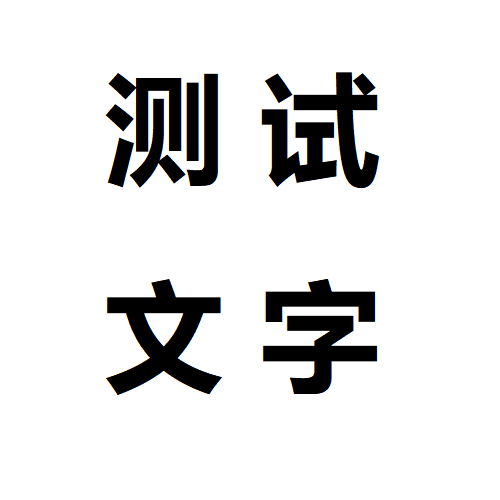
#> input picture pic.png, 500 x 500 px
$ python ImageReader.py pic.png
#> lines starting #> are read from the running program, lines starting #| are printed output that depends on the picture
import argparse
import os

import cv2 as cv
import numpy as np

__author__ = "vbcpascal"
__version__ = "1.0"

# modes of handling pinctures
MODE_NONE = 0
MODE_CONTOURS = 1
MODE_GRAY = 2


class ImageReader:
    def __init__(self, filename, work_size=1800):
        self.__work_size = work_size
        self.__mode = MODE_NONE
        self.__gray_image = self.__read_cvt_pic(filename)

    def __read_cvt_pic(self, filename):
#> called with filename = 'pic.png'
        print('Load image file:', filename)
        img = cv.imread(filename)
#> img is the input picture: shape (500, 500, 3); mean B, G, R 227.4, 227.4, 227.4
        img = cv.cvtColor(img, cv.COLOR_RGB2GRAY)
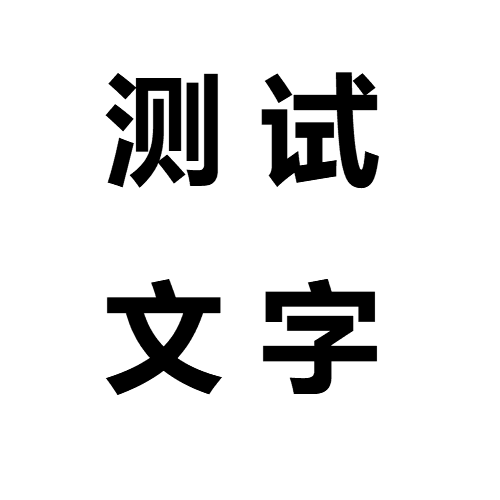
#> img: shape (500, 500); min 0, max 255, mean 227.4
        img = cv.resize(img, (self.__work_size, self.__work_size))
#> img: shape (1800, 1800)
        return img

    def set_mode(self, mode):
        self.__mode = mode
        self.__init_mode()

    def get_mode(self):
        return self.__mode

    def __init_mode(self):
        if self.__mode == MODE_NONE:
            pass
        elif self.__mode == MODE_CONTOURS:
            self.__contours, _ = self.__gen_contours()
        elif self.__mode == MODE_GRAY:
            self.__floyd_image = self.__gen_floyd()

    def __gen_contours(self):
        _, thresh = cv.threshold(self.__gray_image, 127, 255, 0)
        contours, hierarchy = cv.findContours(
            thresh, cv.RETR_TREE, cv.CHAIN_APPROX_SIMPLE)
        return contours[1:], hierarchy

    def get_contours(self):
        if self.__mode != MODE_CONTOURS:
            raise('The mode should be MODE_CONTOURS to get contours.')
        return self.__contours

    def __gen_floyd(self):
        floyd_image = self.__gray_image.copy()
        for x in range(self.__work_size):
            for y in range(self.__work_size):
                old_pixel = self.__gray_image[x][y]
                new_pixel = 255 if old_pixel > 128 else 0
                floyd_image[x][y] = new_pixel
                quant_error = old_pixel - new_pixel
                try:
                    floyd_image[x][y + 1] += quant_error * 7.0 / 16
                    floyd_image[x + 1][y] += quant_error * 5.0 / 16
                    floyd_image[x + 1][y + 1] += quant_error * 1.0 / 16
                    floyd_image[x + 1][y - 1] += quant_error * 3.0 / 16
                except:
                    pass
        return floyd_image

    def get_floyd(self):
        if self.__mode != MODE_GRAY:
            raise('The mode should be MODE_GRAY to get floyd.')
        return self.__floyd_image

    def test_draw_contours(self):
        if self.__mode != MODE_CONTOURS:
            raise('The mode should be MODE_CONTOURS to draw contours.')
        height, width = self.__gray_image.shape
        contours_img = np.zeros((height, width), np.uint8)
        cv.drawContours(contours_img, self.__contours, -1, (255, 255, 255), 3)
        self.__show_img(contours_img, 'Contours')
        return

    def __show_img(self, img, title='Image'):
#> called with title = 'Contours'
        img = cv.resize(img, (700, 700))
        cv.imshow(title, img)
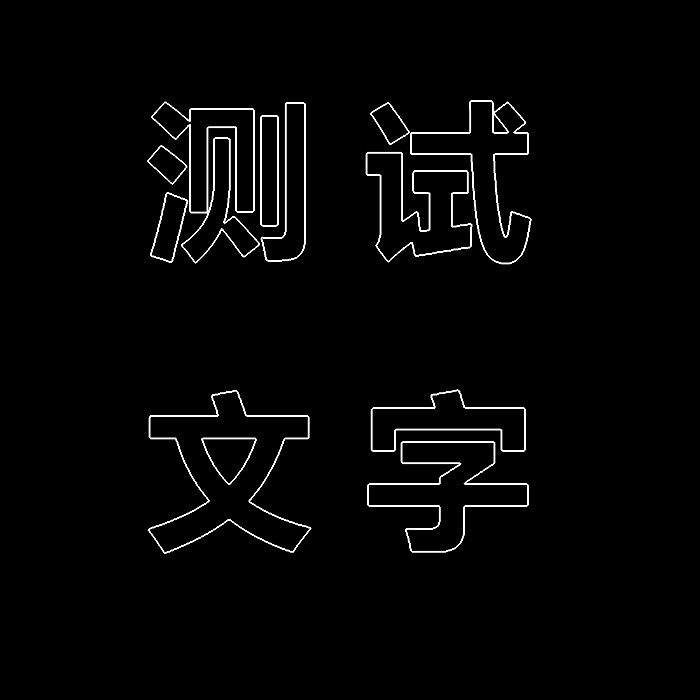
#> window 'Contours': shape (700, 700); min 0, max 255, mean 5.3
        cv.waitKey(0)
        cv.destroyAllWindows()
        return


if __name__ == "__main__":
    parser = argparse.ArgumentParser(
        description='Read pictures and show contours.')
    parser.add_argument('file', metavar='file',
                        type=str, help='File name to read.')
    args = parser.parse_args()

    imr = ImageReader(args.file)
    imr.set_mode(MODE_CONTOURS)
    imr.test_draw_contours()
    contours = imr.get_contours()
    print('number of contours: ', len(contours))
